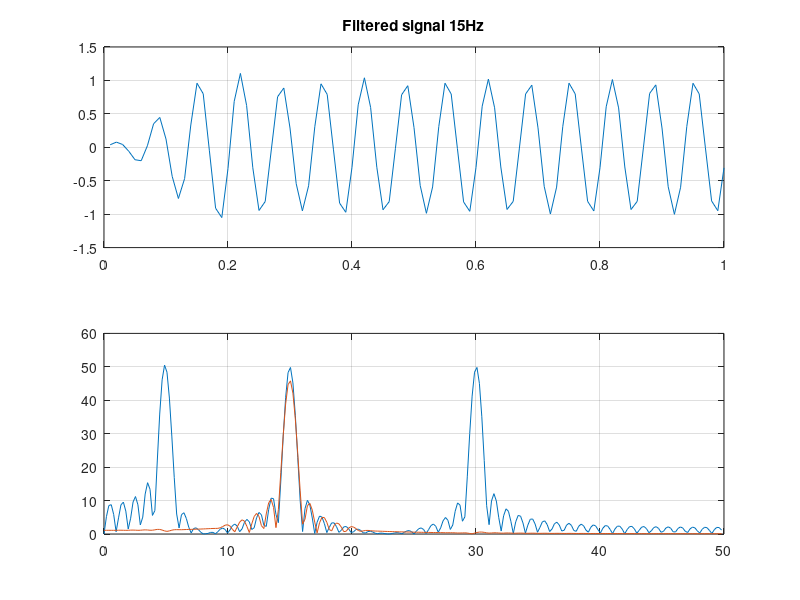

Recreate this plot in MATLAB.
fs=100; t=(1:100)/fs;
s= sin(2*pi*5*t)+sin(2*pi*15*t)+sin(2*pi*30*t);
plot(t,s); grid;
title('Time domain waveform (5,15,30 Hz)');
% Design filter to keep 15 Hz and remove others
wp1=10/50; wp2=20/50; ws1=5/50; ws2=25/50;
wp=[wp1,wp2]; ws=[ws1,ws2]; rp=0.1; rs=40;
[n,wn]=ellipord(wp,ws,rp,rs)
[b,a] = ellip(n,rp,rs,wn);
freqz(b,a);
[H,w] = freqz(b,a);
plot(w*fs/(2*pi),abs(H)); grid;
sf = filter(b,a,s);
subplot(211); plot(t,sf); grid;
title('Filtered signal 15Hz');
S= fft(s,512); SF=fft(sf,512);
f=(0:255)/256*(fs/2);
subplot(212); plot(f, abs([S(1:256)', SF(1:256)'])); grid
